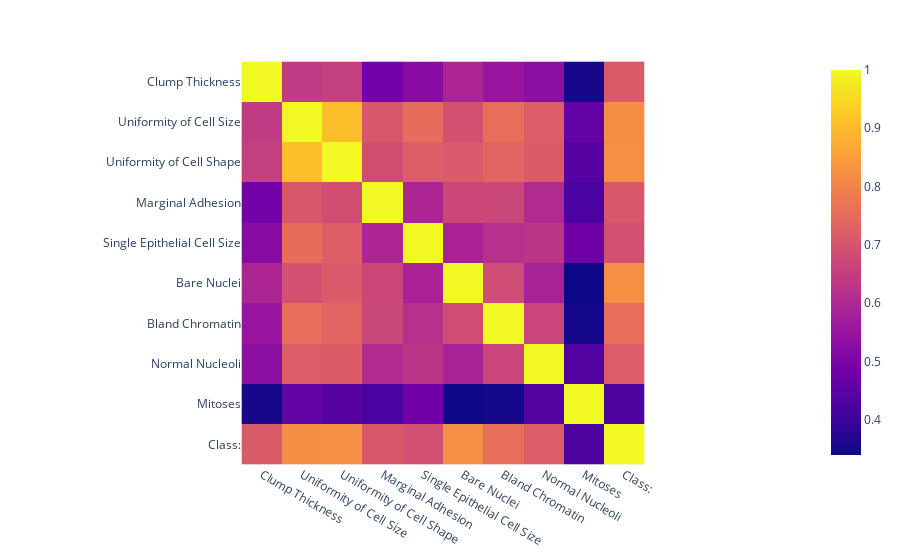

The notebook cell this image was saved under:
### Code cell
px.imshow(df.corr())

### Figure 1 — Plotly figure (JSON) as saved in the notebook; plotly's stock layout.template omitted (floating-point values rounded to 4 significant figures)
{"data": [{"coloraxis": "coloraxis", "hovertemplate": "x: %{x}<br>y: %{y}<br>color: %{z}<extra></extra>", "name": "0", "type": "heatmap", "x": ["Clump Thickness", "Uniformity of Cell Size", "Uniformity of Cell Shape", "Marginal Adhesion", "Single Epithelial Cell Size", "Bare Nuclei", "Bland Chromatin", "Normal Nucleoli", "Mitoses", "Class:"], "xaxis": "x", "y": ["Clump Thickness", "Uniformity of Cell Size", "Uniformity of Cell Shape", "Marginal Adhesion", "Single Epithelial Cell Size", "Bare Nuclei", "Bland Chromatin", "Normal Nucleoli", "Mitoses", "Class:"], "yaxis": "y", "z": [[1, 0.6425, 0.6535, 0.4878, 0.5236, 0.5931, 0.5537, 0.5341, 0.351, 0.7148], [0.6425, 1, 0.9072, 0.707, 0.7535, 0.6917, 0.7556, 0.7193, 0.4608, 0.8208], [0.6535, 0.9072, 1, 0.6859, 0.7225, 0.7139, 0.7353, 0.718, 0.4413, 0.8219], [0.4878, 0.707, 0.6859, 1, 0.5945, 0.6706, 0.6686, 0.6031, 0.4189, 0.7063], [0.5236, 0.7535, 0.7225, 0.5945, 1, 0.5857, 0.6181, 0.6289, 0.4806, 0.691], [0.5931, 0.6917, 0.7139, 0.6706, 0.5857, 1, 0.6806, 0.5843, 0.3392, 0.8227], [0.5537, 0.7556, 0.7353, 0.6686, 0.6181, 0.6806, 1, 0.6656, 0.346, 0.7582], [0.5341, 0.7193, 0.718, 0.6031, 0.6289, 0.5843, 0.6656, 1, 0.4338, 0.7187], [0.351, 0.4608, 0.4413, 0.4189, 0.4806, 0.3392, 0.346, 0.4338, 1, 0.4234], [0.7148, 0.8208, 0.8219, 0.7063, 0.691, 0.8227, 0.7582, 0.7187, 0.4234, 1]]}], "layout": {"coloraxis": {"colorscale": [[0, "#0d0887"], [0.1111, "#46039f"], [0.2222, "#7201a8"], [0.3333, "#9c179e"], [0.4444, "#bd3786"], [0.5556, "#d8576b"], [0.6667, "#ed7953"], [0.7778, "#fb9f3a"], [0.8889, "#fdca26"], [1, "#f0f921"]]}, "margin": {"t": 60}, "xaxis": {"anchor": "y", "constrain": "domain", "domain": [0, 1], "scaleanchor": "y"}, "yaxis": {"anchor": "x", "autorange": "reversed", "constrain": "domain", "domain": [0, 1]}}}
